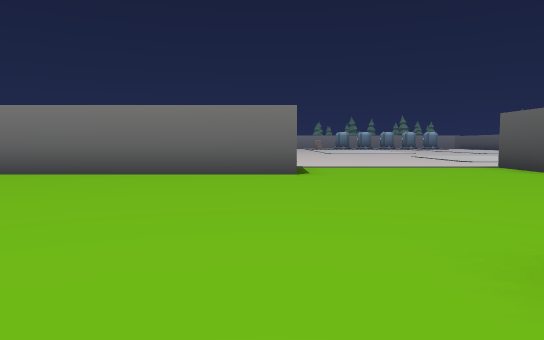
View 1 (above)

24 first-person views from a walk through a scene from a Unity 3-D project. The camera is 1.2 m above the floor, tilts 4° down and sees 70° across. The floor is counted in squares, 2 m on a side. Each view is taken from the middle of a square. On the plan, view 1 faces up. The plan holds only what a view shows up to about 11 squares ahead; the rest is blank. The place goes on beyond the plan.

View 2
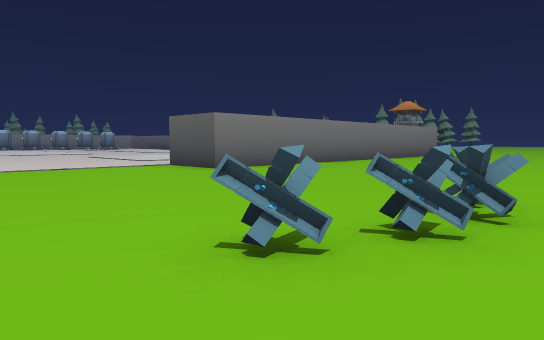

View 3
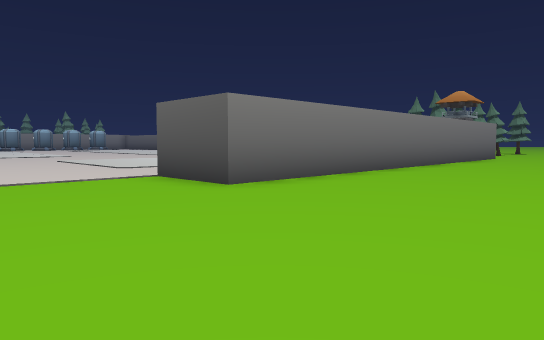

View 4
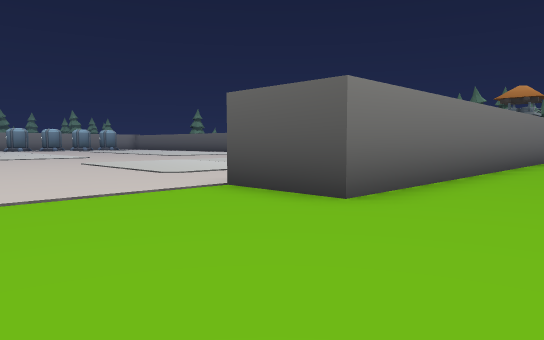

View 5
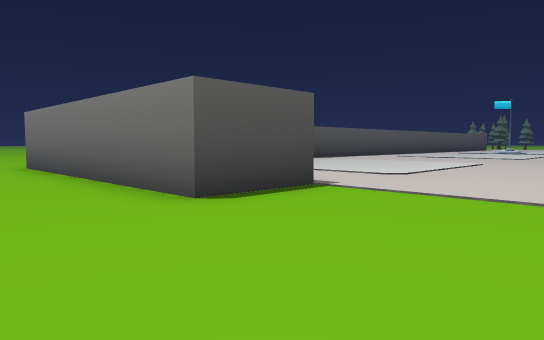

View 6
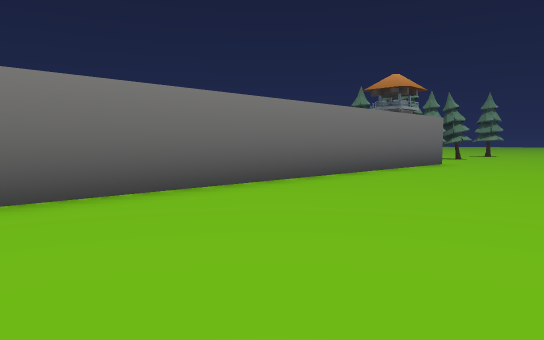

View 7
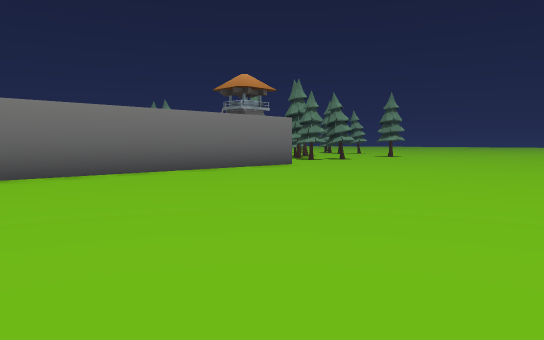

View 8
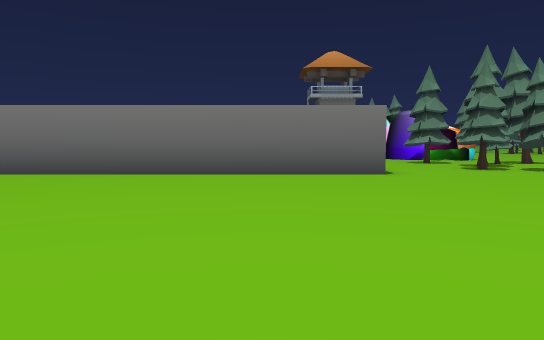

View 9
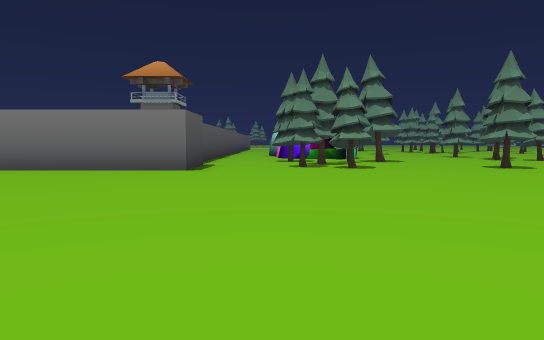

View 10
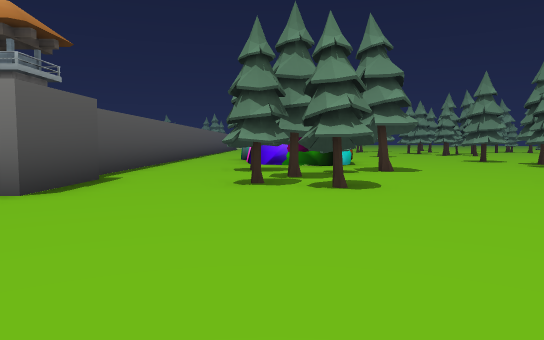

View 11
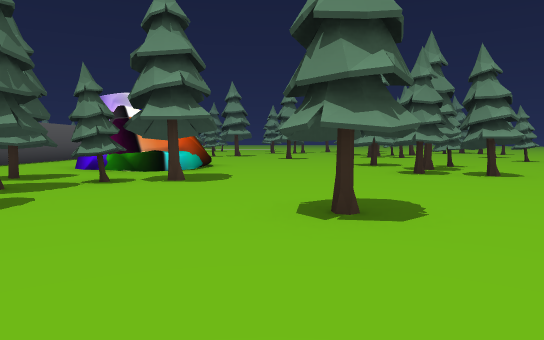

View 12
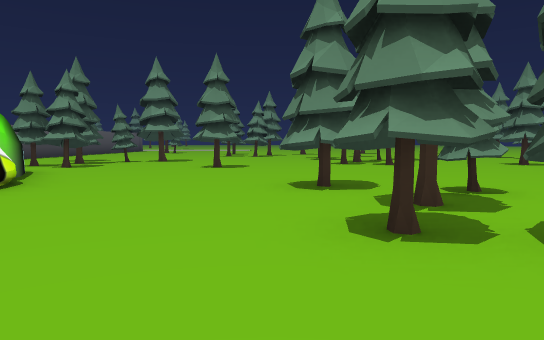

View 13
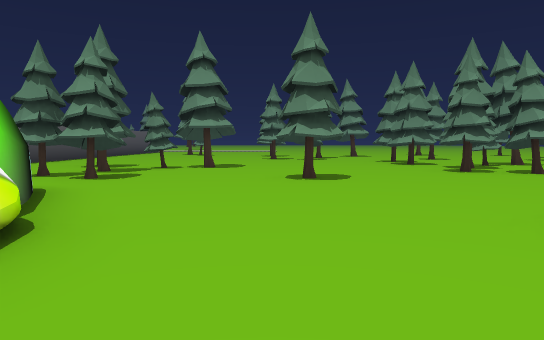

View 14
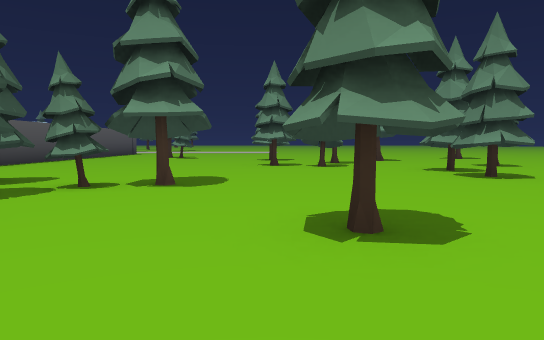

View 15
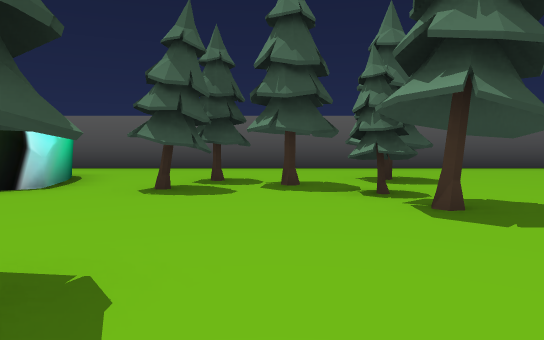

View 16
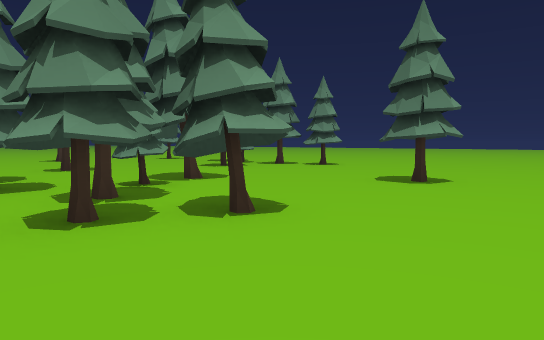

View 17
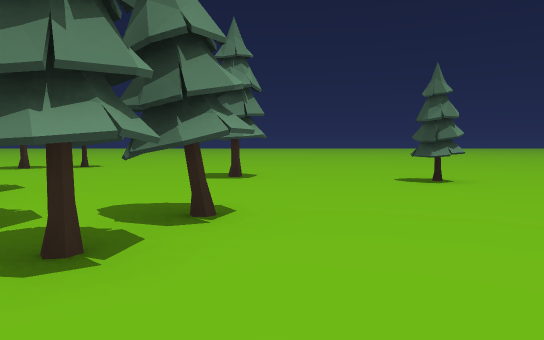

View 18
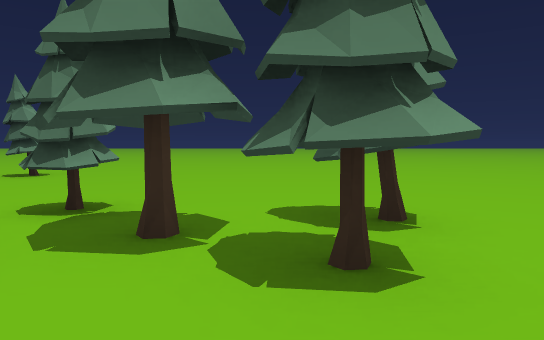

View 19
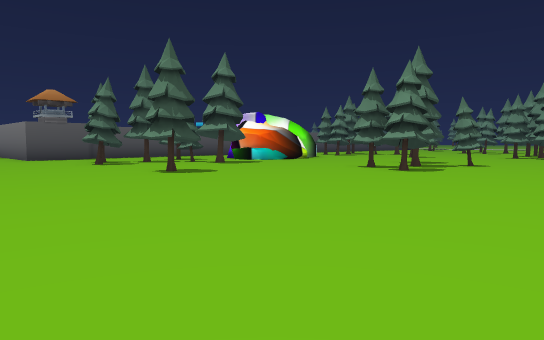

View 20
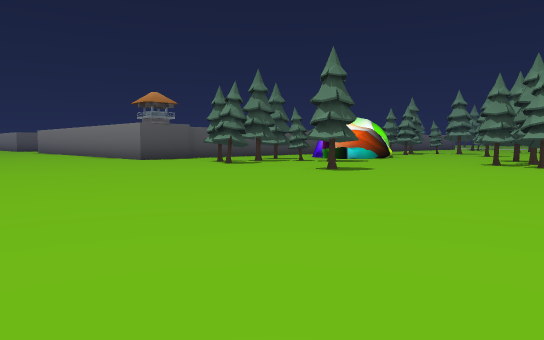

View 21
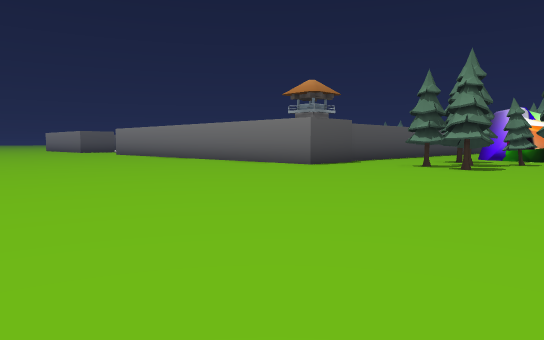

View 22
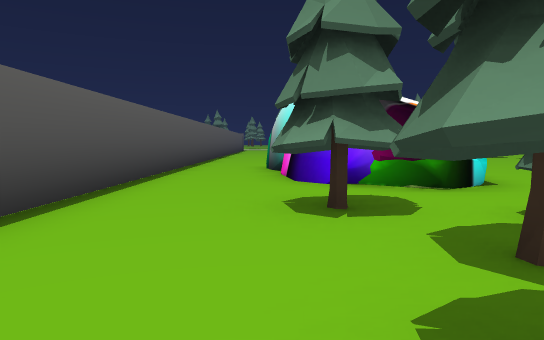

View 23
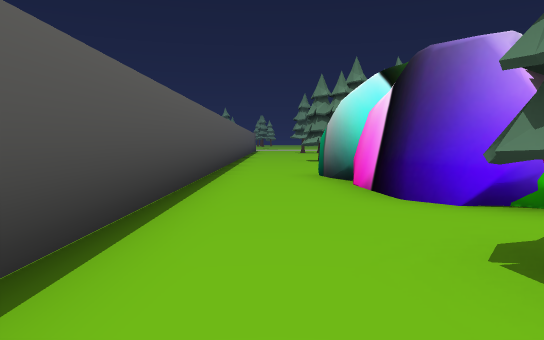

View 24
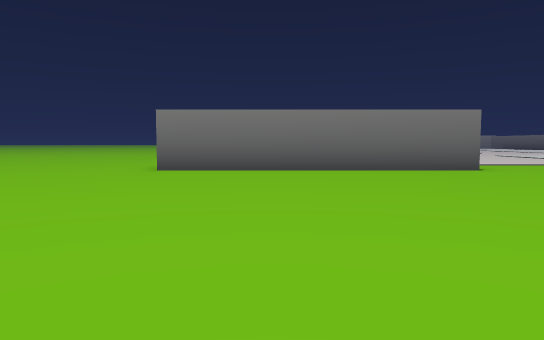

### Floor plan
Key: @ floor where view 1 was taken; # wall or solid block; x gap in a wall; . floor; = window, fence, low wall or low ledge; T thing the floor can be seen under or through; O other object.
Columns run from 8 left of view 1 to 34 right of it. Each row starts with its distance up from view 1.
 26                           #..........T....#
 25                           #..........T.....
 24                           #..........T.TT..
 23                           #..#.#.....TTT...
 22                           #..##......TT....
 21                           #..##......TT...#
 20                           #..##...#.......#
 19                           #...x............
 18                           #..##............
 17          .. ...           #.###............
 16        .... ....          #.####....T......
 15       ..... .....         #..###....TT.....
 14       ..... .....         #..###....TT.....
 13       ...........         #...T.....T......
 12       ...........         #.TT T....TT.....
 11        .........          #.TTTT...........
 10         .......           #..TT............
  9 ..      #.....#          O#..TT............
  8 ..#######.....#############...T...#........
  7 ...........................................
  6 ..........................................
  5 ..........................................
  4 ..........................................
  3  .......................................
  2   .......==.............................
  1   ........###.... ................  ....
  0    ...  @...      ....  ..........
 -1     .                       . ....

Positions as (right, up) in squares from view 1, and headings:
1: (0, 0), facing up
2: (0, 0), facing up-right
3: (2, 3), facing up-right
4: (2, 5), facing up-right
5: (4, 5), facing up-left
6: (7, 3), facing up-right
7: (10, 0), facing up-right
8: (16, 0), facing up
9: (20, -1), facing up
10: (21, 3), facing up
11: (25, 5), facing up
12: (27, 10), facing up
13: (25, 13), facing up
14: (25, 17), facing up
15: (27, 21), facing left
16: (28, 18), facing up-right
17: (27, 20), facing right
18: (26, 13), facing right
19: (33, 4), facing up-left
20: (31, 1), facing up-left
21: (25, -1), facing up-left
22: (20, 8), facing up
23: (19, 10), facing up
24: (-4, -1), facing up
